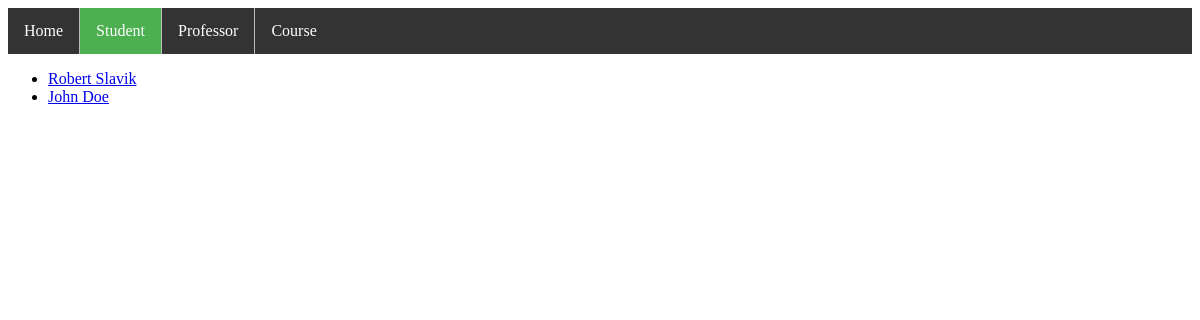
The app's page /student/index, older data.
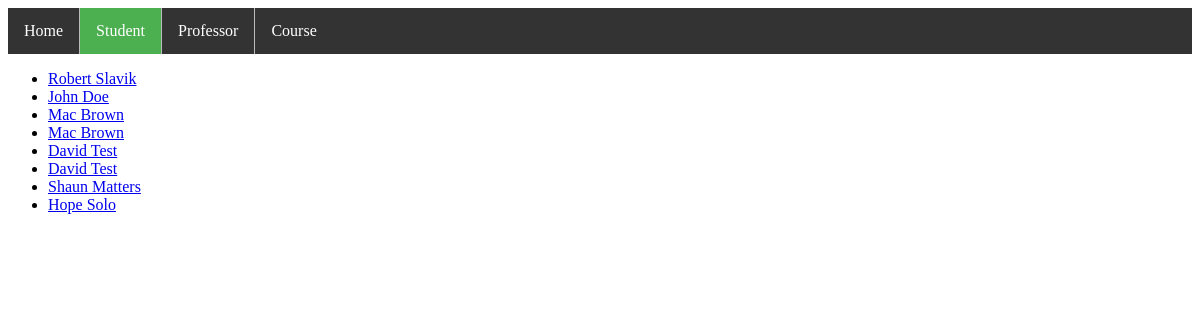
The same page, newer data.
### school/models.py (models this page shows)
class Student(models.Model):
	first_name = models.CharField(max_length=30)
	last_name = models.CharField(max_length=35)
	year = models.IntegerField()
	def __unicode__(self):
		return self.first_name + " " + self.last_name

### school/views.py (the view)
# urls.py: url(r'^student/index', views.student, name='student'),
def student(request):
	studentlist = Student.objects.all()
	context = { 'student_List': studentlist }
	return render(request, 'student/student.html',
		context )

### firstdjango/templates/student/student.html (shortened to what this page needs)
<!doctype html>
<html>
    <head>
    </head>
    <body>
    	{% block content %}
    	<ul class="nav">
    		<li class="navLi"><a href="{% url 'index' %}" >Home</a></li>
			<li class="navLi"><a href="{% url 'student' %}" class="active">Student</a></li>
			<li class="navLi"><a href="{% url 'professor' %}">Professor</a></li>
			<li class="navLi"><a href="{% url 'course' %}">Course</a></li>
		</ul>
		{% if student_List %}
			<ul>
				{% for student in student_List %}
		        	<li><a href="{% url 'student_detail' student.id %}">{{student}}</a></li>
		    	{% endfor %}
			</ul>
		{% else %}
			<p> No students to display. </p>
		{% endif %}
    	{% endblock content %}
    </body>
</html>

### firstdjango/templates/student/student.html (style rules this page uses)
.nav { list-style-type: none; margin: 0; padding: 0; overflow: hidden; background-color: #333; }
.navLi { float: left; border-right:1px solid #bbb; }
.navLi:last-child { border-right: none; }
.navLi a { display: block; color: white; text-align: center; padding: 14px 16px; text-decoration: none; }
.active { background-color: #4CAF50; }

Row changes from the older to the newer data that the page shows:
added Student: first_name+last_name "Mac Brown"
added Student: first_name+last_name "Mac Brown"
added Student: first_name+last_name "David Test"
added Student: first_name+last_name "David Test"
added Student: first_name+last_name "Shaun Matters"
added Student: first_name+last_name "Hope Solo"
